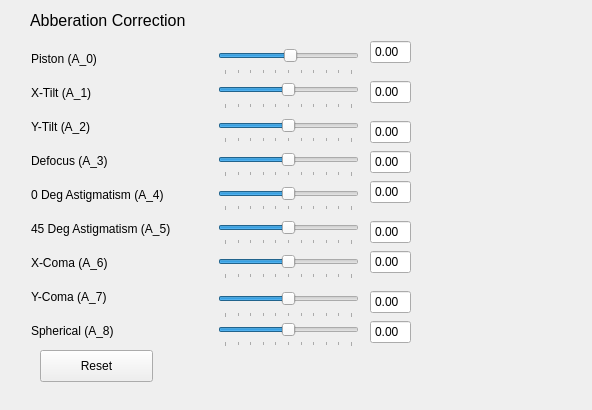
<?xml version="1.0" encoding="UTF-8"?>
<ui version="4.0">
 <class>Form</class>
 <widget class="QWidget" name="Form">
  <property name="geometry">
   <rect>
    <x>0</x>
    <y>0</y>
    <width>592</width>
    <height>410</height>
   </rect>
  </property>
  <property name="sizePolicy">
   <sizepolicy hsizetype="Expanding" vsizetype="Expanding">
    <horstretch>50</horstretch>
    <verstretch>50</verstretch>
   </sizepolicy>
  </property>
  <property name="minimumSize">
   <size>
    <width>414</width>
    <height>410</height>
   </size>
  </property>
  <property name="windowTitle">
   <string>Form</string>
  </property>
  <widget class="QSlider" name="a0slid">
   <property name="geometry">
    <rect>
     <x>218</x>
     <y>44</y>
     <width>141</width>
     <height>31</height>
    </rect>
   </property>
   <property name="minimum">
    <number>-100</number>
   </property>
   <property name="maximum">
    <number>100</number>
   </property>
   <property name="singleStep">
    <number>1</number>
   </property>
   <property name="value">
    <number>3</number>
   </property>
   <property name="sliderPosition">
    <number>3</number>
   </property>
   <property name="orientation">
    <enum>Qt::Horizontal</enum>
   </property>
   <property name="invertedAppearance">
    <bool>false</bool>
   </property>
   <property name="tickPosition">
    <enum>QSlider::TicksBelow</enum>
   </property>
   <property name="tickInterval">
    <number>20</number>
   </property>
  </widget>
  <widget class="QLabel" name="label">
   <property name="geometry">
    <rect>
     <x>31</x>
     <y>51</y>
     <width>81</width>
     <height>16</height>
    </rect>
   </property>
   <property name="text">
    <string>Piston (A_0)</string>
   </property>
  </widget>
  <widget class="QLabel" name="label_3">
   <property name="geometry">
    <rect>
     <x>31</x>
     <y>85</y>
     <width>67</width>
     <height>16</height>
    </rect>
   </property>
   <property name="text">
    <string>X-Tilt (A_1)</string>
   </property>
  </widget>
  <widget class="QLabel" name="label_4">
   <property name="geometry">
    <rect>
     <x>31</x>
     <y>119</y>
     <width>71</width>
     <height>16</height>
    </rect>
   </property>
   <property name="text">
    <string>Y-Tilt (A_2)</string>
   </property>
  </widget>
  <widget class="QLabel" name="label_5">
   <property name="geometry">
    <rect>
     <x>31</x>
     <y>153</y>
     <width>91</width>
     <height>16</height>
    </rect>
   </property>
   <property name="text">
    <string>Defocus (A_3)</string>
   </property>
  </widget>
  <widget class="QLabel" name="label_6">
   <property name="geometry">
    <rect>
     <x>31</x>
     <y>187</y>
     <width>151</width>
     <height>16</height>
    </rect>
   </property>
   <property name="text">
    <string>0 Deg Astigmatism (A_4)</string>
   </property>
  </widget>
  <widget class="QLabel" name="label_7">
   <property name="geometry">
    <rect>
     <x>31</x>
     <y>255</y>
     <width>91</width>
     <height>16</height>
    </rect>
   </property>
   <property name="text">
    <string>X-Coma (A_6)</string>
   </property>
  </widget>
  <widget class="QLabel" name="label_8">
   <property name="geometry">
    <rect>
     <x>31</x>
     <y>289</y>
     <width>91</width>
     <height>16</height>
    </rect>
   </property>
   <property name="text">
    <string>Y-Coma (A_7)</string>
   </property>
  </widget>
  <widget class="QLabel" name="label_9">
   <property name="geometry">
    <rect>
     <x>31</x>
     <y>221</y>
     <width>161</width>
     <height>16</height>
    </rect>
   </property>
   <property name="text">
    <string>45 Deg Astigmatism (A_5)</string>
   </property>
  </widget>
  <widget class="QLabel" name="label_10">
   <property name="geometry">
    <rect>
     <x>31</x>
     <y>323</y>
     <width>101</width>
     <height>16</height>
    </rect>
   </property>
   <property name="text">
    <string>Spherical (A_8)</string>
   </property>
  </widget>
  <widget class="QSlider" name="a1slid">
   <property name="geometry">
    <rect>
     <x>218</x>
     <y>78</y>
     <width>141</width>
     <height>31</height>
    </rect>
   </property>
   <property name="minimum">
    <number>-100</number>
   </property>
   <property name="maximum">
    <number>100</number>
   </property>
   <property name="singleStep">
    <number>1</number>
   </property>
   <property name="orientation">
    <enum>Qt::Horizontal</enum>
   </property>
   <property name="invertedAppearance">
    <bool>false</bool>
   </property>
   <property name="tickPosition">
    <enum>QSlider::TicksBelow</enum>
   </property>
   <property name="tickInterval">
    <number>20</number>
   </property>
  </widget>
  <widget class="QSlider" name="a2slid">
   <property name="geometry">
    <rect>
     <x>218</x>
     <y>116</y>
     <width>141</width>
     <height>27</height>
    </rect>
   </property>
   <property name="minimum">
    <number>-100</number>
   </property>
   <property name="maximum">
    <number>100</number>
   </property>
   <property name="singleStep">
    <number>1</number>
   </property>
   <property name="orientation">
    <enum>Qt::Horizontal</enum>
   </property>
   <property name="invertedAppearance">
    <bool>false</bool>
   </property>
   <property name="tickPosition">
    <enum>QSlider::TicksBelow</enum>
   </property>
   <property name="tickInterval">
    <number>20</number>
   </property>
  </widget>
  <widget class="QSlider" name="a3slid">
   <property name="geometry">
    <rect>
     <x>218</x>
     <y>150</y>
     <width>141</width>
     <height>27</height>
    </rect>
   </property>
   <property name="minimum">
    <number>-100</number>
   </property>
   <property name="maximum">
    <number>100</number>
   </property>
   <property name="singleStep">
    <number>1</number>
   </property>
   <property name="orientation">
    <enum>Qt::Horizontal</enum>
   </property>
   <property name="invertedAppearance">
    <bool>false</bool>
   </property>
   <property name="tickPosition">
    <enum>QSlider::TicksBelow</enum>
   </property>
   <property name="tickInterval">
    <number>20</number>
   </property>
  </widget>
  <widget class="QSlider" name="a4slid">
   <property name="geometry">
    <rect>
     <x>218</x>
     <y>184</y>
     <width>141</width>
     <height>27</height>
    </rect>
   </property>
   <property name="minimum">
    <number>-100</number>
   </property>
   <property name="maximum">
    <number>100</number>
   </property>
   <property name="singleStep">
    <number>1</number>
   </property>
   <property name="orientation">
    <enum>Qt::Horizontal</enum>
   </property>
   <property name="invertedAppearance">
    <bool>false</bool>
   </property>
   <property name="tickPosition">
    <enum>QSlider::TicksBelow</enum>
   </property>
   <property name="tickInterval">
    <number>20</number>
   </property>
  </widget>
  <widget class="QSlider" name="a5slid">
   <property name="geometry">
    <rect>
     <x>218</x>
     <y>218</y>
     <width>141</width>
     <height>27</height>
    </rect>
   </property>
   <property name="minimum">
    <number>-100</number>
   </property>
   <property name="maximum">
    <number>100</number>
   </property>
   <property name="singleStep">
    <number>1</number>
   </property>
   <property name="orientation">
    <enum>Qt::Horizontal</enum>
   </property>
   <property name="invertedAppearance">
    <bool>false</bool>
   </property>
   <property name="tickPosition">
    <enum>QSlider::TicksBelow</enum>
   </property>
   <property name="tickInterval">
    <number>20</number>
   </property>
  </widget>
  <widget class="QSlider" name="a6slid">
   <property name="geometry">
    <rect>
     <x>218</x>
     <y>252</y>
     <width>141</width>
     <height>27</height>
    </rect>
   </property>
   <property name="minimum">
    <number>-100</number>
   </property>
   <property name="maximum">
    <number>100</number>
   </property>
   <property name="singleStep">
    <number>1</number>
   </property>
   <property name="orientation">
    <enum>Qt::Horizontal</enum>
   </property>
   <property name="invertedAppearance">
    <bool>false</bool>
   </property>
   <property name="tickPosition">
    <enum>QSlider::TicksBelow</enum>
   </property>
   <property name="tickInterval">
    <number>20</number>
   </property>
  </widget>
  <widget class="QSlider" name="a7slid">
   <property name="geometry">
    <rect>
     <x>218</x>
     <y>287</y>
     <width>141</width>
     <height>31</height>
    </rect>
   </property>
   <property name="minimum">
    <number>-100</number>
   </property>
   <property name="maximum">
    <number>100</number>
   </property>
   <property name="singleStep">
    <number>1</number>
   </property>
   <property name="orientation">
    <enum>Qt::Horizontal</enum>
   </property>
   <property name="invertedAppearance">
    <bool>false</bool>
   </property>
   <property name="tickPosition">
    <enum>QSlider::TicksBelow</enum>
   </property>
   <property name="tickInterval">
    <number>20</number>
   </property>
  </widget>
  <widget class="QSlider" name="a8slid">
   <property name="geometry">
    <rect>
     <x>218</x>
     <y>320</y>
     <width>141</width>
     <height>27</height>
    </rect>
   </property>
   <property name="minimum">
    <number>-100</number>
   </property>
   <property name="maximum">
    <number>100</number>
   </property>
   <property name="singleStep">
    <number>1</number>
   </property>
   <property name="orientation">
    <enum>Qt::Horizontal</enum>
   </property>
   <property name="invertedAppearance">
    <bool>false</bool>
   </property>
   <property name="tickPosition">
    <enum>QSlider::TicksBelow</enum>
   </property>
   <property name="tickInterval">
    <number>20</number>
   </property>
  </widget>
  <widget class="QLabel" name="label_19">
   <property name="geometry">
    <rect>
     <x>30</x>
     <y>10</y>
     <width>271</width>
     <height>21</height>
    </rect>
   </property>
   <property name="font">
    <font>
     <pointsize>12</pointsize>
    </font>
   </property>
   <property name="text">
    <string>Abberation Correction</string>
   </property>
  </widget>
  <widget class="QDoubleSpinBox" name="a0">
   <property name="geometry">
    <rect>
     <x>370</x>
     <y>40</y>
     <width>41</width>
     <height>24</height>
    </rect>
   </property>
   <property name="readOnly">
    <bool>true</bool>
   </property>
   <property name="buttonSymbols">
    <enum>QAbstractSpinBox::NoButtons</enum>
   </property>
   <property name="minimum">
    <double>-3.140000000000000</double>
   </property>
   <property name="maximum">
    <double>3.140000000000000</double>
   </property>
   <property name="singleStep">
    <double>0.010000000000000</double>
   </property>
  </widget>
  <widget class="QDoubleSpinBox" name="a1">
   <property name="geometry">
    <rect>
     <x>370</x>
     <y>80</y>
     <width>41</width>
     <height>24</height>
    </rect>
   </property>
   <property name="readOnly">
    <bool>true</bool>
   </property>
   <property name="buttonSymbols">
    <enum>QAbstractSpinBox::NoButtons</enum>
   </property>
   <property name="minimum">
    <double>-3.140000000000000</double>
   </property>
   <property name="maximum">
    <double>3.140000000000000</double>
   </property>
   <property name="singleStep">
    <double>0.010000000000000</double>
   </property>
  </widget>
  <widget class="QDoubleSpinBox" name="a2">
   <property name="geometry">
    <rect>
     <x>370</x>
     <y>120</y>
     <width>41</width>
     <height>24</height>
    </rect>
   </property>
   <property name="readOnly">
    <bool>true</bool>
   </property>
   <property name="buttonSymbols">
    <enum>QAbstractSpinBox::NoButtons</enum>
   </property>
   <property name="minimum">
    <double>-3.140000000000000</double>
   </property>
   <property name="maximum">
    <double>3.140000000000000</double>
   </property>
   <property name="singleStep">
    <double>0.010000000000000</double>
   </property>
  </widget>
  <widget class="QDoubleSpinBox" name="a3">
   <property name="geometry">
    <rect>
     <x>370</x>
     <y>150</y>
     <width>41</width>
     <height>24</height>
    </rect>
   </property>
   <property name="readOnly">
    <bool>true</bool>
   </property>
   <property name="buttonSymbols">
    <enum>QAbstractSpinBox::NoButtons</enum>
   </property>
   <property name="minimum">
    <double>-3.140000000000000</double>
   </property>
   <property name="maximum">
    <double>3.140000000000000</double>
   </property>
   <property name="singleStep">
    <double>0.010000000000000</double>
   </property>
  </widget>
  <widget class="QDoubleSpinBox" name="a4">
   <property name="geometry">
    <rect>
     <x>370</x>
     <y>180</y>
     <width>41</width>
     <height>24</height>
    </rect>
   </property>
   <property name="readOnly">
    <bool>true</bool>
   </property>
   <property name="buttonSymbols">
    <enum>QAbstractSpinBox::NoButtons</enum>
   </property>
   <property name="minimum">
    <double>-3.140000000000000</double>
   </property>
   <property name="maximum">
    <double>3.140000000000000</double>
   </property>
   <property name="singleStep">
    <double>0.010000000000000</double>
   </property>
  </widget>
  <widget class="QDoubleSpinBox" name="a5">
   <property name="geometry">
    <rect>
     <x>370</x>
     <y>220</y>
     <width>41</width>
     <height>24</height>
    </rect>
   </property>
   <property name="readOnly">
    <bool>true</bool>
   </property>
   <property name="buttonSymbols">
    <enum>QAbstractSpinBox::NoButtons</enum>
   </property>
   <property name="minimum">
    <double>-3.140000000000000</double>
   </property>
   <property name="maximum">
    <double>3.140000000000000</double>
   </property>
   <property name="singleStep">
    <double>0.010000000000000</double>
   </property>
  </widget>
  <widget class="QDoubleSpinBox" name="a6">
   <property name="geometry">
    <rect>
     <x>370</x>
     <y>250</y>
     <width>41</width>
     <height>24</height>
    </rect>
   </property>
   <property name="readOnly">
    <bool>true</bool>
   </property>
   <property name="buttonSymbols">
    <enum>QAbstractSpinBox::NoButtons</enum>
   </property>
   <property name="minimum">
    <double>-3.140000000000000</double>
   </property>
   <property name="maximum">
    <double>3.140000000000000</double>
   </property>
   <property name="singleStep">
    <double>0.010000000000000</double>
   </property>
  </widget>
  <widget class="QDoubleSpinBox" name="a7">
   <property name="geometry">
    <rect>
     <x>370</x>
     <y>290</y>
     <width>41</width>
     <height>24</height>
    </rect>
   </property>
   <property name="readOnly">
    <bool>true</bool>
   </property>
   <property name="buttonSymbols">
    <enum>QAbstractSpinBox::NoButtons</enum>
   </property>
   <property name="minimum">
    <double>-3.140000000000000</double>
   </property>
   <property name="maximum">
    <double>3.140000000000000</double>
   </property>
   <property name="singleStep">
    <double>0.010000000000000</double>
   </property>
  </widget>
  <widget class="QDoubleSpinBox" name="a8">
   <property name="geometry">
    <rect>
     <x>370</x>
     <y>320</y>
     <width>41</width>
     <height>24</height>
    </rect>
   </property>
   <property name="readOnly">
    <bool>true</bool>
   </property>
   <property name="buttonSymbols">
    <enum>QAbstractSpinBox::NoButtons</enum>
   </property>
   <property name="minimum">
    <double>-3.140000000000000</double>
   </property>
   <property name="maximum">
    <double>3.140000000000000</double>
   </property>
   <property name="singleStep">
    <double>0.010000000000000</double>
   </property>
  </widget>
  <widget class="QPushButton" name="Reset">
   <property name="geometry">
    <rect>
     <x>40</x>
     <y>350</y>
     <width>113</width>
     <height>32</height>
    </rect>
   </property>
   <property name="text">
    <string>Reset</string>
   </property>
  </widget>
 </widget>
 <resources/>
 <connections/>
</ui>
